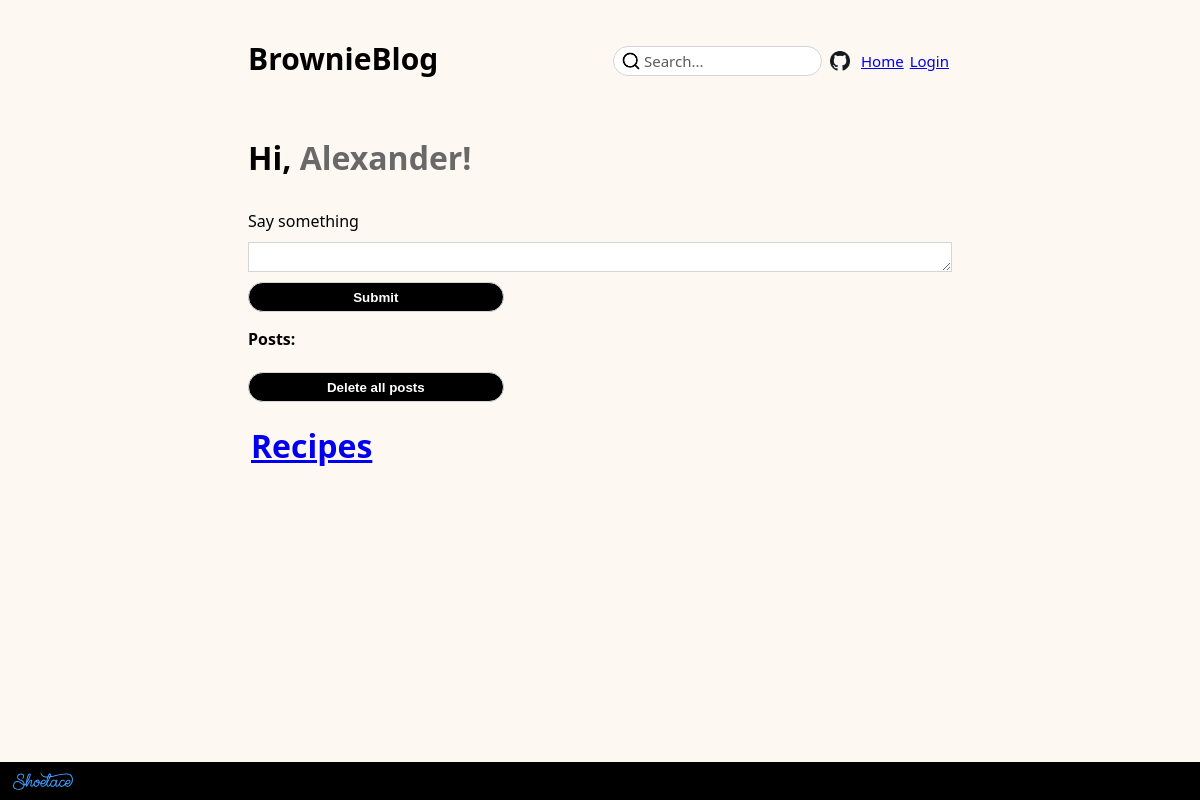
The page /index on the database as committed earlier.
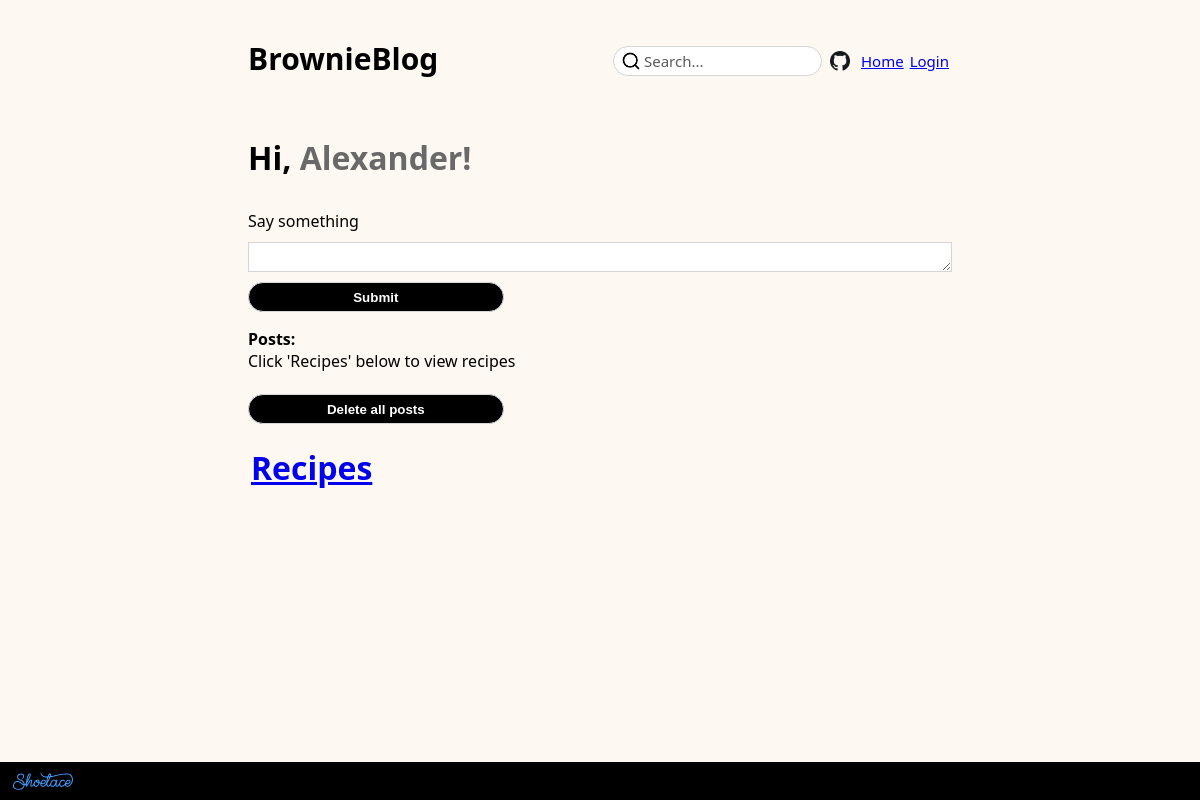
The same page on the database as committed later.
### app/models.py (models this page shows, shortened)
class Post(db.Model):
    id = db.Column(db.Integer, primary_key=True)
    body = db.Column(db.String(140))
    timestamp = db.Column(db.DateTime, index=True, default=datetime.utcnow)
    user_id = db.Column(db.Integer, db.ForeignKey('user.id'))

### app/routes.py (the view)
@app.route('/', methods=['GET', 'POST'])
@app.route('/index', methods=['GET', 'POST'])
def index():
    form = PostForm()
    user = {'username': 'Alexander'}
    if form.validate_on_submit():
        post = Post(body=form.post.data, author=User.query.get(1))
        db.session.add(post)
        db.session.commit()
        flash('Your post is now live!')
        return redirect(url_for('index'))
    posts = Post.query.all()
    return render_template('index.html', title='Home', user=user, form=form, posts=posts)

### app/forms.py
class PostForm(FlaskForm):
    post = TextAreaField('Say something', validators=[DataRequired(), Length(min=1, max=140)])
    submit = SubmitField('Submit')

### app/templates/index.html (shortened to what this page needs)
<head>
</head>
{% extends "base.html" %}
{% block content %}
    <h1 style="padding-bottom: 10px;">Hi, <span style="color: dimgray;">{{ user.username }}!</span>
    </h1>
    <form action="" method="post">
            {{ form.post.label }}<br>
            {{ form.post(cols=32, rows=1) }}<br>
        {{ form.submit() }}
        </form>
    <b>Posts:<br></b>
        {% for post in posts %}
        {{ post.body }} <br>
        {% endfor %}
        <div>
            <br>
        </div>
        <form action="{{ url_for('clear_database') }}">
            <input type="submit" value="Delete all posts" />
        </form>
        <h1>
        <a href="{{ url_for('recipes') }}">Recipes</a>
{% endblock %}

### app/templates/base.html (shortened to what this page needs)
<html>
<head>
    <link rel="stylesheet" href="https://cdn.jsdelivr.net/npm/@shoelace-style/shoelace@2.0.0-beta.45/dist/themes/base.css">
</head>
<body style="padding: 0 20%; background-color: rgb(253, 248, 242);">
    <div class="flex-container">
        <div style="justify-content: flex-start;">
            <h1 style="padding-bottom: 5px;">BrownieBlog</h1>
        </div>
        <div style="justify-content: flex-end;">
            <form style="margin: 0;">
                <input type="text" id="searchid" placeholder="Search..."><br>
            </form>
            <a href="https://github.com/browniefrombris/brownieblog">
                <img style="display: inline; vertical-align: middle; padding: 0 5 0 5;"alt="github" src="{{url_for('static', filename='github.png')}}" width="20" height ="20"></a>
            <a href="{{ url_for('index') }}">Home</a>
            <a href="{{ url_for('login') }}">Login</a>
        </div>
    </div>
    {% block content %}{% endblock %}
    <div style="color: rgb(137, 137, 137); background-color: black;" class="footer">
        <a href="https://shoelace.style/">
            <img style="vertical-align:-5px; margin-left: 0;" alt="shoelace" src="{{url_for('static', filename='shoelace.svg')}}" width="60" height ="auto" >
        </a>
    </div>
</body>
</head>
</html>

### app/templates/index.html (style rules this page uses)
input[type=submit] { background-color: rgb(0, 0, 0); color: white; border-radius: 25px; border-style: solid; border-width: 1; border-color: rgb(213, 213, 213, 213); width: 255.6; height: 30; cursor: pointer; font-weight: bold; padding: 0; }
#post { width: 100%; padding: 0 0; margin: 10 0; border-color: rgb(213, 213, 213); border-style: solid; border-width: 1; transition: all 0.2s ease; min-height: 30px; overflow: auto; }

### app/templates/base.html (style rules this page uses)
.flex-container { display: flex; justify-content: space-between; padding: 10 0; align-items: stretch; }
.flex-container > div { margin: 0 px; padding: 0 px; font-size: 15px; width: 350px; display: flex; justify-content: space-between; align-items:center; }
.footer { position: fixed; left: 0; bottom: 0; width: 100%; color: rgb(0, 0, 0); text-align: left; font-size: 12; padding: 10; }
#searchid { color: rgb(91, 91, 91); margin: 0 0 0 8; padding: 0 0 0 30; border-radius: 25px; border-color: rgb(213, 213, 213); border-style: solid; border-width: 1; height: 30; transition: all 0.2s ease; background-image: url(/static/search_icon.png); background-repeat: no-repeat; background-position: 7px; background-size: 20px 20px; }
a { padding: 0 3px; }
body { font-family:'Segoe UI', Tahoma, Geneva, Verdana, sans-serif }
::placeholder { color: rgb(91, 91, 91); font-family: 'Segoe UI', Tahoma, Geneva, Verdana, sans-serif; font-size: 15; transform: translateY(1px); }

Rows that differ between the two databases and show on the page:
added Post: body "Click 'Recipes' below to view recipes"
